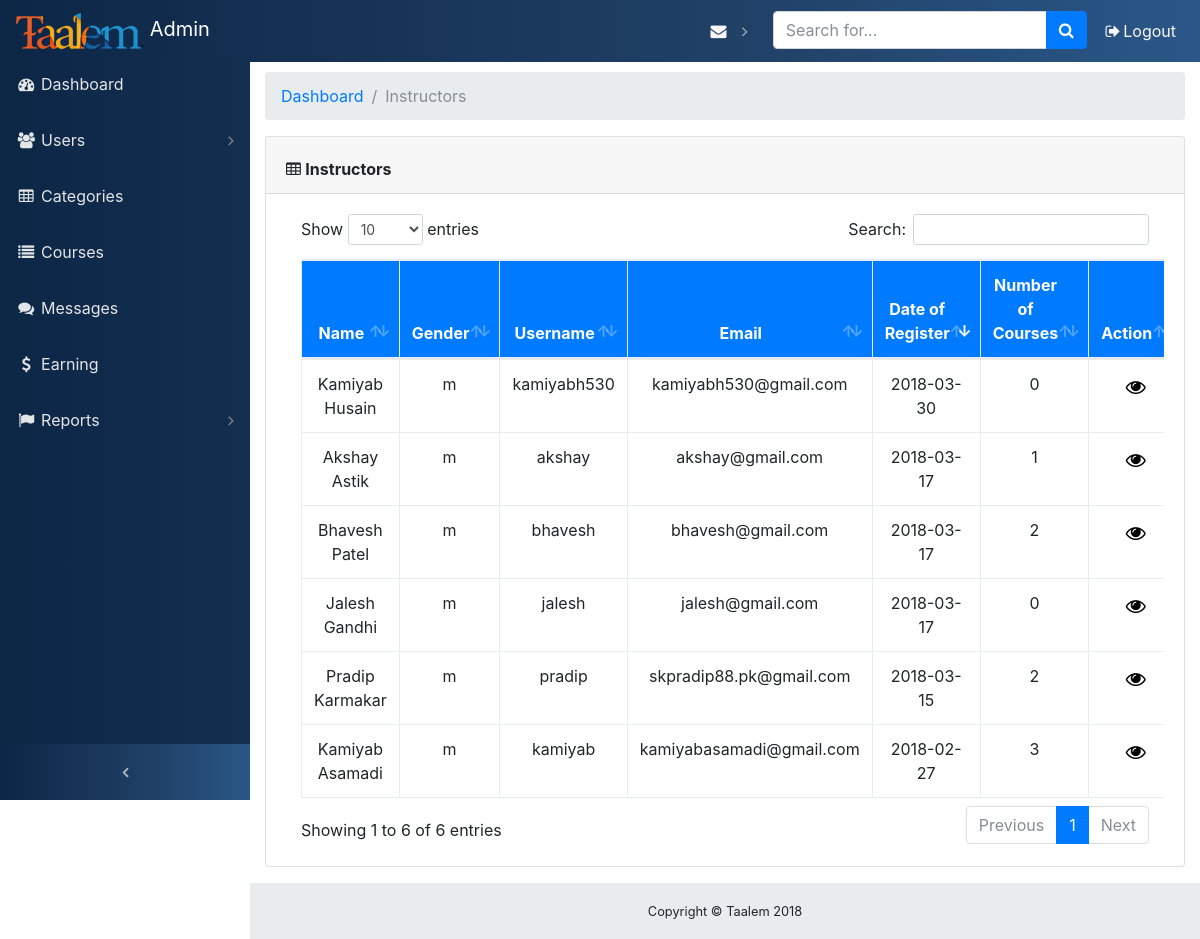
Page /admin/instructors.php (signed in) on the committed database.
### tables this page shows
CREATE TABLE IF NOT EXISTS `instructor` (
  `instid` int(3) NOT NULL AUTO_INCREMENT,
  `instname` varchar(50) NOT NULL,
  `regid` int(3) NOT NULL,
  `photo` varchar(60) DEFAULT NULL,
  `gender` char(1) NOT NULL,
  `qualification` varchar(30) DEFAULT NULL,
  `expirance` varchar(10) DEFAULT NULL,
  `speciality` varchar(20) DEFAULT NULL,
  `about` text,
  PRIMARY KEY (`instid`),
  KEY `regid` (`regid`)
);

CREATE TABLE IF NOT EXISTS `register` (
  `regid` int(5) NOT NULL AUTO_INCREMENT,
  `regdate` date NOT NULL,
  `username` varchar(20) NOT NULL,
  `password` varchar(20) NOT NULL,
  `usertype` varchar(10) NOT NULL,
  `email` varchar(50) NOT NULL,
  `contactno` varchar(15) DEFAULT NULL,
  `securitycode` int(4) DEFAULT NULL,
  PRIMARY KEY (`regid`)
);

### inc/dataclass.php (called while the page is built, shortened)
<?php
class Dataclass
{
    private $conn;
    public function __construct()
    {
        $this->conn = mysqli_connect("localhost","root","","academydb") or die("Connection Fails");
    }
    public function getTable($query)
    {
    	$table = mysqli_query($this->conn,$query);
    	return $table;
    }
    public function getRow($query)
    {
    	$table = mysqli_query($this->conn,$query);
    	$row = mysqli_fetch_assoc($table);
    	return $row;
    }
}
 ?>

### admin/instructors.php (the view, shortened to what this page needs)
<?php
	include 'header.php';
	$dc = new Dataclass();
	$userd = $dc->getTable("SELECT r.regid,i.instname, i.gender, r.username,r.regdate,r.email from instructor i, register r where i.regid=r.regid");
	function getCourseTotal($instid)
	{
		global $dc;
		$totalc = $dc->getRow("select count(courseid) as totalno from course where instid='$instid'");
		return $totalc['totalno'];
	}
 ?>
 <div class="content-wrapper">
	<div class="container-fluid">
		<ol class="breadcrumb">
	        <li class="breadcrumb-item">
	          <a href="index.php">Dashboard</a>
	        </li>
	        <li class="breadcrumb-item active ">Instructors</li>
	    </ol>
	    <div class="row">
        	<div class="col-12">
          		<div class="card mb-3">
			        <div class="card-header">
			        	<div class="row">
			        		<div class="col-md-6 pt-2">
			        			<i class="fa fa-table"></i> <b>Instructors</b>
			        		</div>
			        		<div class="col-md-6 text-right">
			        		</div>
			        	</div>
			          </div>
			        <div class="card-body">
			          <div class="table-responsive">
			            <table class="table table-bordered" id="dtins" width="100%" cellspacing="0">
			              <thead>
			                <tr class="text-center tblheading">
			                  <th>Name</th>
			                  <th>Gender</th>
			                  <th>Username</th>
			                  <th>Email</th>
			                  <th>Date of Register</th>
			                  <th>Number of Courses</th>
			                  <th>Action</th>
			                </tr>
			              </thead>
			              <tbody class="text-center">
			              	<?php
							while ($userrw = mysqli_fetch_assoc($userd)) {
			              	 ?>
			                <tr>
			                	<td><?= $userrw['instname'] ?></td>
			                	<td><?= $userrw['gender'] ?></td>
			                	<td><?= $userrw['username'] ?></td>
			                	<td><?= $userrw['email'] ?></td>
			                	<td><?php echo $userrw['regdate']; ?></td>
			                	<td><?php echo getCourseTotal($userrw['regid']); ?></td>
			                	<td class="text-center" style="font-size: 20px"><a href="instructors.php?id=<?= $userrw['regid'] ?>&action=view" class="mx-1 a-black" title="View"><i class="fa fa-eye"></i></a>
								</td>
			                </tr>
			                <?php } ?>
			              </tbody>
			            </table>
			          </div>
			        </div>
			    </div>
        	</div>
      	</div>
	</div>
</div>
<?php include 'footer.php'; ?>
</body>
</html>

### admin/header.php (shortened to what this page needs)
<?php
require_once '../inc/config.php';
require_once '../inc/dataclass.php';
$dc = new Dataclass();
$unseenmsg = $dc->getTable("SELECT * FROM message WHERE status = 0 and receiverregid='$_SESSION[regid]'");
$countmsg=mysqli_num_rows($unseenmsg);
?>
<!DOCTYPE html>
<html lang="en">
  <head>
    <link href="vendor/bootstrap/css/bootstrap.min.css" rel="stylesheet">
    <link href="vendor/font-awesome/css/font-awesome.min.css" rel="stylesheet" type="text/css">
    <link href="vendor/datatables/dataTables.bootstrap4.css" rel="stylesheet">
    <link href="css/sb-admin.css" rel="stylesheet">
    <link rel="stylesheet" href="css/buttons.bootstrap4.min.css">
    <link rel="stylesheet" href="css/buttons.dataTables.min.css">
    <link href="vendor/printjs/print.min.css" rel="stylesheet">
  </head>
  <body class="fixed-nav sticky-footer" id="page-top">
    <nav class="navbar navbar-expand-lg navbar-dark fixed-top adminnav" id="mainNav">
      <a class="navbar-brand" href="index.html">
        <img src="../assests/img/taalem-128.png" alt=""> Admin
      </a>
      <div class="collapse navbar-collapse" id="navbarResponsive">
        <ul class="navbar-nav navbar-sidenav" id="exampleAccordion">
          <li class="nav-item" data-toggle="tooltip" data-placement="right" title="Dashboard">
            <a class="nav-link" href="index.php">
              <i class="fa fa-fw fa-dashboard"></i>
              <span class="nav-link-text">Dashboard</span>
            </a>
          </li>
          <li class="nav-item" data-toggle="tooltip" data-placement="right" title="users">
            <a class="nav-link nav-link-collapse collapsed" data-toggle="collapse" href="#collapseUsers" data-parent="#exampleAccordion">
              <i class="fa fa-fw fa-users"></i>
              <span class="nav-link-text">Users</span>
            </a>
          </li>
          <li class="nav-item" data-toggle="tooltip" data-placement="right" title="Categories">
            <a class="nav-link" href="categories.php">
              <i class="fa fa-fw fa-table"></i>
              <span class="nav-link-text">Categories</span>
            </a>
          </li>
          <li class="nav-item" data-toggle="tooltip" data-placement="right" title="Course">
            <a class="nav-link" href="courses.php">
              <i class="fa fa-fw fa-list"></i>
              <span class="nav-link-text">Courses</span>
            </a>
          </li>
          <li class="nav-item" data-toggle="tooltip" data-placement="right" title="message">
            <a class="nav-link" href="message.php">
              <i class="fa fa-fw fa-comments"></i>
              <span class="nav-link-text">Messages</span>
            </a>
          </li>
          <li class="nav-item" data-toggle="tooltip" data-placement="right" title="Earning">
            <a class="nav-link" href="earning.php">
              <i class="fa fa-fw fa-dollar"></i>
              <span class="nav-link-text">Earning</span>
            </a>
          </li>
          <li class="nav-item" data-toggle="tooltip" data-placement="right" title="Reports">
            <a class="nav-link nav-link-collapse collapsed" data-toggle="collapse" href="#collapseReports" data-parent="#exampleAccordion">
              <i class="fa fa-fw fa-flag"></i>
              <span class="nav-link-text">Reports</span>
            </a>
          </li>
        </ul>
        <ul class="navbar-nav sidenav-toggler adminnav">
          <li class="nav-item">
            <a class="nav-link text-center" id="sidenavToggler">
              <i class="fa fa-fw fa-angle-left"></i>
            </a>
          </li>
        </ul>
        <ul class="navbar-nav ml-auto" >
          <li class="nav-item dropdown">
            <a class="nav-link dropdown-toggle mr-lg-2" onclick="showMsg()" id="messagesDropdown" href="#" data-toggle="dropdown" aria-haspopup="true" aria-expanded="false" title="<?= $countmsg ?> Messages">
              <i class="fa fa-fw fa-envelope"></i>
            </a>
          </li>
          <li class="nav-item">
            <form class="form-inline my-2 my-lg-0 mr-lg-2">
              <div class="input-group">
                <input class="form-control" type="text" placeholder="Search for...">
                <span class="input-group-btn">
                  <button class="btn btn-primary" type="button">
                  <i class="fa fa-search"></i>
                  </button>
                </span>
              </div>
            </form>
          </li>
          <li class="nav-item">
            <a class="nav-link logmod" data-toggle="modal" data-target="#exampleModal">
            <i class="fa fa-fw fa-sign-out"></i>Logout</a>
          </li>
        </ul>
      </div>
    </nav>

### admin/footer.php (shortened to what this page needs)
<footer class="sticky-footer">
     <div class="container">
       <div class="text-center">
         <small>Copyright © Taalem 2018</small>
       </div>
     </div>
   </footer>

### admin/css/sb-admin.css (style rules this page uses)
html { position: relative; min-height: 100%; }
body { overflow-x: hidden; }
body.sticky-footer { margin-bottom: 56px; }
body.sticky-footer .content-wrapper { min-height: calc(100vh - 56px - 56px); }
body.fixed-nav { padding-top: 56px; }
.content-wrapper { min-height: calc(100vh - 56px); padding-top: 1rem; }
.adminnav { background: linear-gradient(to right,#0c2646 0%,#204065 60%, #2a5788 100%) }
#mainNav .navbar-collapse { overflow: auto; max-height: 75vh; }
#mainNav .navbar-collapse .navbar-nav .nav-item .nav-link { cursor: pointer; }
#mainNav .navbar-collapse .navbar-sidenav .nav-link-collapse:after { float: right; content: '\f107'; font-family: 'FontAwesome'; }
#mainNav .navbar-collapse .navbar-sidenav .nav-link-collapse.collapsed:after { content: '\f105'; }
#mainNav .navbar-collapse .sidenav-toggler { display: none; }
#mainNav .navbar-collapse .navbar-nav > .nav-item.dropdown > .nav-link { position: relative; min-width: 45px; }
#mainNav .navbar-collapse .navbar-nav > .nav-item.dropdown > .nav-link:after { float: right; width: auto; content: '\f105'; border: none; font-family: 'FontAwesome'; }
.tblheading { background:#007bff;color:#fff; }
@media (min-width: 992px) { #mainNav .navbar-brand { width: 250px; } }
@media (min-width: 992px) { #mainNav .navbar-collapse { overflow: visible; max-height: none; color:#e4e5e6; } }
@media (min-width: 992px) { #mainNav .navbar-collapse .navbar-sidenav { position: absolute; top: 0; left: 0; overflow-x: hidden; overflow-y: auto; -webkit-flex-direction: column; -ms-flex-direction: column; flex-direction: column; margin-top: 56px; } }
@media (min-width: 992px) { #mainNav .navbar-collapse .navbar-sidenav > .nav-item { width: 250px; padding: 0; } }
@media (min-width: 992px) { #mainNav .navbar-collapse .navbar-sidenav > .nav-item > .nav-link { padding: 1em; } }
@media (min-width: 992px) { #mainNav .navbar-collapse .navbar-nav > .nav-item.dropdown > .nav-link { min-width: 0;color:#f9f7f7; } }
@media (min-width: 992px) { #mainNav .navbar-collapse .navbar-nav > .nav-item > .logmod { color:#f9f7f7; } }
@media (min-width: 992px) { #mainNav .navbar-collapse .navbar-nav > .nav-item.dropdown > .nav-link:after { width: 24px; text-align: center; } }
#mainNav.fixed-top .sidenav-toggler { display: none; }
@media (min-width: 992px) { #mainNav.fixed-top .navbar-sidenav { height: calc(100vh - 112px); } }
@media (min-width: 992px) { #mainNav.fixed-top .sidenav-toggler { position: absolute; top: 0; left: 0; display: flex; overflow-x: hidden; overflow-y: auto; -webkit-flex-direction: column; -ms-flex-direction: column; flex-direction: column; margin-top: calc(100vh - 56px); } }
@media (min-width: 992px) { #mainNav.fixed-top .sidenav-toggler > .nav-item { width: 250px; padding: 0; } }
@media (min-width: 992px) { #mainNav.fixed-top .sidenav-toggler > .nav-item > .nav-link { padding: 1em; } }
#mainNav.fixed-top.navbar-dark .sidenav-toggler { background-color: #212529; }
#mainNav.fixed-top.navbar-dark .sidenav-toggler a i { color: #adb5bd; }
.content-wrapper { overflow-x: hidden; background: white; }
@media (min-width: 992px) { .content-wrapper { margin-left: 250px; } }
#sidenavToggler i { font-weight: 800; }
#mainNav.navbar-dark .navbar-collapse .navbar-sidenav .nav-link-collapse:after { color: #868e96; }
#mainNav.navbar-dark .navbar-collapse .navbar-sidenav > .nav-item > .nav-link { color: #e4e5e6; }
#mainNav.navbar-dark .navbar-collapse .navbar-nav > .nav-item.dropdown > .nav-link:after { color: #adb5bd; }
@media (min-width: 992px) { #mainNav.navbar-dark .navbar-collapse .navbar-sidenav { background: linear-gradient(to right,#0c2646 0%,#132f50 100%); } }
@media (min-width: 992px) { footer.sticky-footer { position: absolute; right: 0; bottom: 0; width: 100%; height: 56px; background-color: #e9ecef; line-height: 55px; } }
@media (min-width: 992px) { .a-black { text-decoration: none; color:black; } }

### rows in the picture
instructor: instname "Kamiyab Asamadi", gender "m", regid.username "kamiyab", regid.email "kamiyabasamadi@gmail.com", regid.regdate "2018-02-27", regid "3"
instructor: instname "Pradip Karmakar", gender "m", regid.username "pradip", regid.email "skpradip88.pk@gmail.com", regid.regdate "2018-03-15", regid "2"
instructor: instname "Akshay Astik", gender "m", regid.username "akshay", regid.email "akshay@gmail.com", regid.regdate "2018-03-17", regid "1"
instructor: instname "Bhavesh Patel", gender "m", regid.username "bhavesh", regid.email "bhavesh@gmail.com", regid.regdate "2018-03-17", regid "2"
instructor: instname "Jalesh Gandhi", gender "m", regid.username "jalesh", regid.email "jalesh@gmail.com", regid.regdate "2018-03-17", regid "0"
instructor: instname "Kamiyab Husain", gender "m", regid.username "kamiyabh530", regid.email "kamiyabh530@gmail.com", regid.regdate "2018-03-30", regid "0"
